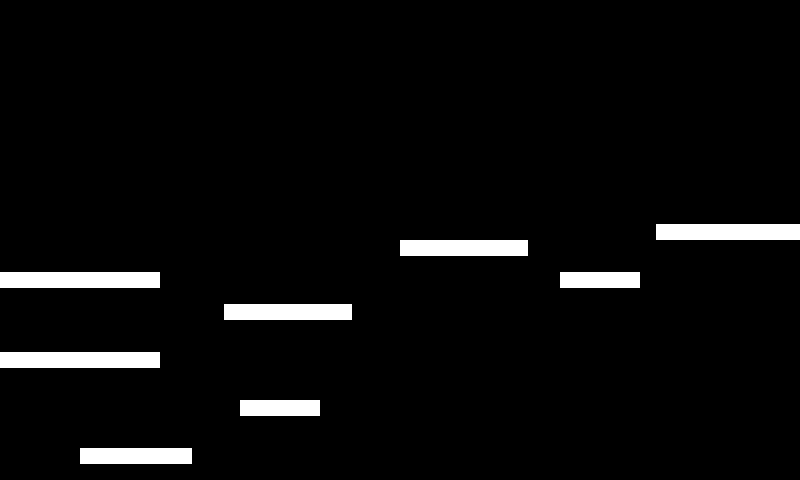

This game map was drawn from its Tiled (.tmx) file and the tilesets committed beside it. A one-line description and the trimmed map source follow:
An orthogonal 50x30 tile map with 16x16 px tiles, 1 tile layer (collision), 1 hidden layer not drawn and 7 objects (3x slime, player, objective, coin, weapon).

<map version="1.0.0" orientation="orthogonal" renderorder="right-down" width="50" height="30" tilewidth="16" tileheight="16" nextobjectid="27">
 <tileset firstgid="1" name="temp_tiles" tilewidth="16" tileheight="16" tilecount="8" columns="8">
  <image source="../images/temp.png" width="128" height="16" />
 </tileset>
 <layer name="background" width="50" height="30" visible="0">
  <data>[1500 cells, 1500 non-empty, 1 distinct tile ids]</data>
 </layer>
 <layer name="collision" width="50" height="30">
  <properties>
   <property name="collision" value="true" />
  </properties>
  <data>[1500 cells, 62 non-empty, 1 distinct tile ids]</data>
 </layer>
 <objectgroup name="objects">
  <object id="5" name="player1" type="player" gid="1" x="96" y="448" width="16" height="16">
   <properties>
    <property name="group" value="players" />
    <property name="texture" value="player" />
   </properties>
  </object>
  <object id="6" name="enemy2" type="slime" gid="2" x="48" y="352" width="16" height="16">
   <properties>
    <property name="group" value="enemies" />
    <property name="initial_frame" type="int" value="1" />
    <property name="texture" value="slime" />
   </properties>
  </object>
  <object id="7" name="enemy1" type="slime" gid="2" x="272" y="400" width="16" height="16">
   <properties>
    <property name="group" value="enemies" />
    <property name="initial_frame" type="int" value="1" />
    <property name="texture" value="slime" />
   </properties>
  </object>
  <object id="9" name="enemy3" type="slime" gid="2" x="576" y="272" width="16" height="16">
   <properties>
    <property name="group" value="enemies" />
    <property name="initial_frame" type="int" value="1" />
    <property name="texture" value="slime" />
   </properties>
  </object>
  <object id="10" name="objective" type="objective" gid="3" x="784" y="224" width="16" height="16">
   <properties>
    <property name="group" value="objectives" />
    <property name="initial_frame" type="int" value="2" />
    <property name="texture" value="temp" />
   </properties>
  </object>
  <object id="12" name="coin" type="coin" gid="7" x="288" y="304" width="16" height="16">
   <properties>
    <property name="group" value="items" />
    <property name="initial_frame" type="int" value="2" />
    <property name="texture" value="items" />
   </properties>
  </object>
  <object id="20" name="weapon" type="weapon" gid="6" x="16" y="272" width="16" height="16">
   <properties>
    <property name="group" value="items" />
    <property name="initial_frame" type="int" value="1" />
    <property name="texture" value="items" />
   </properties>
  </object>
 </objectgroup>
</map>
